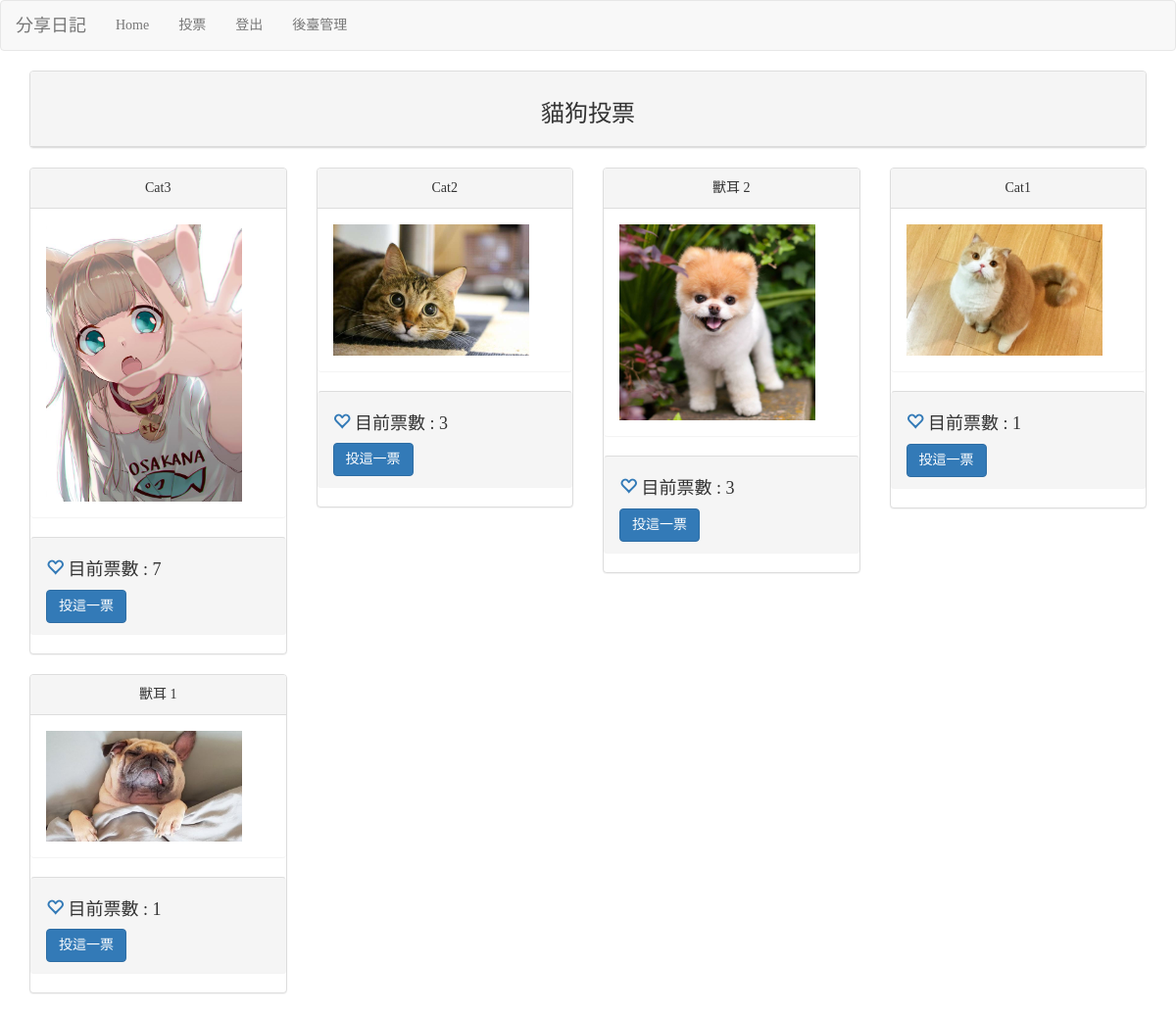
Screenshot of /voting/2/ (signed in) with the database file from the repository.
### myapp/models.py (models this page shows, shortened)
class Poll(models.Model):
    name = models.CharField(max_length=255, null=False)
    created_at = models.DateTimeField(auto_now_add=True)
    enabled = models.BooleanField(default=False)

class Poll_item(models.Model):
    poll = models.ForeignKey(Poll, on_delete=models.CASCADE)
    name = models.CharField(max_length=255, null=False)
    img = models.ImageField(upload_to='static/images/', null=False)
    vote_number = models.PositiveIntegerField(default=0)

### myapp/views.py (the view)
# urls.py: path('voting/<int:poll_id>/', views.voting, name='voting-url'),
@login_required(login_url='/login/')
def voting(request, poll_id=None, item_id=None):
    try:
        username = request.user.username
        issue = models.Poll.objects.get(id=poll_id)
        items = models.Poll_item.objects.filter(poll=issue).order_by('-vote_number')
        if item_id is not None:
            pollitem = models.Poll_item.objects.get(poll=issue, id=item_id)
            pollitem.vote_number = pollitem.vote_number + 1
            pollitem.save()
    except:
        pass
    return render(request, 'voting.html', locals())

### templates/voting.html (shortened to what this page needs)
{% extends 'base.html' %}
{% block content %}
{% load static %}
<div class="container">
    <div class="row">
        <div class="col-md-12">
            <div class="panel panel-default">
                <div class="panel-heading" align="center">
                    <h3>{{issue.name}}</h3>
                </div>
            </div>
        </div>
    </div>
    {% for item in items %}
        {% cycle "<div class='row'>" "" "" "" %}
        <div class="col-sm-3">
            <div class="panel panel-default">
                <div class="panel-heading" align="center">
                    {{item.name}}
                </div>
                <div class="panel panel-body">
                    <img src='/{{item.img}}' width="200">
                </div>
                <div class="panel panel-footer">
                    <h4>
                        <a href="/voting/{{issue.id}}/{{item.id}}" title="投票">
                            <span class="glyphicon glyphicon-heart-empty"></span>
                        </a>
                        目前票數 : <span id='pollitem-id-{{pollitem.id}}'>{{item.vote_number}}</span>
                    </h4>
                    <button class='btn btn-primary' id='gvote-{{pollitem.id}}' data-itemid='{{pollitem.id}}'>投這一票</button>
                </div>
            </div>
        </div>
        {% cycle "" "" "" "</div>" %}
    {% endfor %}
</div>
{% endblock %}

### templates/base.html (shortened to what this page needs)
<!DOCTYPE html>
<html lang="en">
<head>
    <link rel="stylesheet" href="https://cdn.staticfile.org/twitter-bootstrap/3.3.7/css/bootstrap.min.css">
</head>
<body>
    {% include "header.html" %}
    {% block content %}{% endblock %}
</body>
</html>

### templates/header.html
<nav class="navbar navbar-default">
    <div class="container-fluid">
        <div class="navbar-header">
            <div class="navbar-brand" align=center>分享日記</div>
        </div>
        {% load account %}
        <ul class="nav navbar-nav">
            <li class="activate"><a href="/home">Home</a></li>
            {% if user.is_authenticated %}
                <li><a href="/vote_item">投票</a></li>
                <li><a href="/logout">登出</a></li>
            {% else %}
                <li><a href="/login">登入</a></li>
                <li><a href="{% url 'account_signup' %}">註冊</a></li>
            {% endif %}
            <li><a href="/admin">後臺管理</a></li>
        </ul>
    </div>
</nav>

### templates/base.html (style rules this page uses)
h1, h2, h3, h4, h5, p, div { font-family: 微軟正黑體; }

### rows the page displays
Poll: name "貓狗投票"
Poll_item: name "Cat3", img (picture), vote_number "7"
Poll_item: name "Cat2", img (picture), vote_number "3"
Poll_item: name "獸耳 2", img (picture), vote_number "3"
Poll_item: name "Cat1", img (picture), vote_number "1"
Poll_item: name "獸耳 1", img (picture), vote_number "1"
